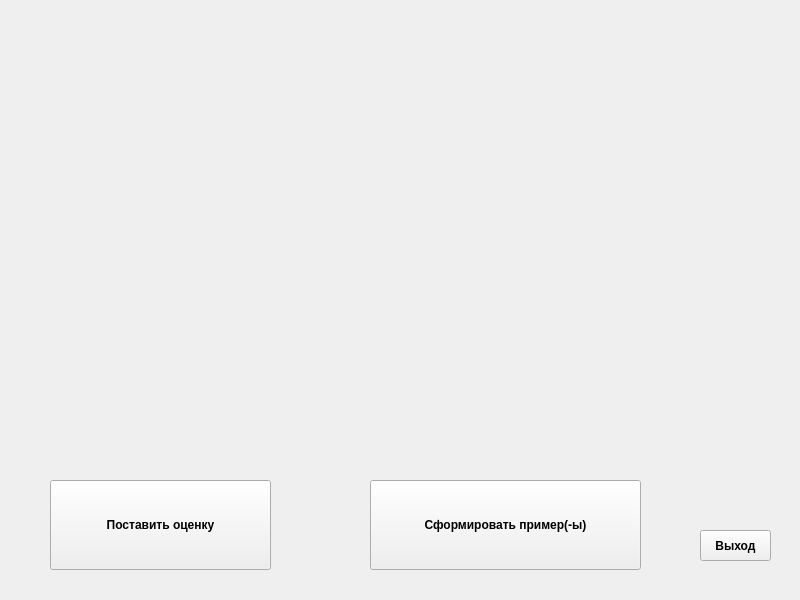
<?xml version="1.0" encoding="UTF-8"?>
<ui version="4.0">
 <class>Teacher</class>
 <widget class="QWidget" name="Teacher">
  <property name="geometry">
   <rect>
    <x>0</x>
    <y>0</y>
    <width>800</width>
    <height>600</height>
   </rect>
  </property>
  <property name="windowTitle">
   <string>Кабинет учителя</string>
  </property>
  <widget class="QPushButton" name="setGrade">
   <property name="geometry">
    <rect>
     <x>50</x>
     <y>480</y>
     <width>221</width>
     <height>90</height>
    </rect>
   </property>
   <property name="sizePolicy">
    <sizepolicy hsizetype="Minimum" vsizetype="Fixed">
     <horstretch>0</horstretch>
     <verstretch>0</verstretch>
    </sizepolicy>
   </property>
   <property name="font">
    <font>
     <family>Arial</family>
     <bold>true</bold>
    </font>
   </property>
   <property name="text">
    <string>Поставить оценку</string>
   </property>
   <property name="default">
    <bool>false</bool>
   </property>
  </widget>
  <widget class="QPushButton" name="pushButton">
   <property name="geometry">
    <rect>
     <x>700</x>
     <y>530</y>
     <width>71</width>
     <height>31</height>
    </rect>
   </property>
   <property name="font">
    <font>
     <family>Arial</family>
     <bold>true</bold>
    </font>
   </property>
   <property name="layoutDirection">
    <enum>Qt::LayoutDirection::RightToLeft</enum>
   </property>
   <property name="text">
    <string>Выход</string>
   </property>
  </widget>
  <widget class="QPushButton" name="makeEquation">
   <property name="geometry">
    <rect>
     <x>370</x>
     <y>480</y>
     <width>271</width>
     <height>90</height>
    </rect>
   </property>
   <property name="sizePolicy">
    <sizepolicy hsizetype="Minimum" vsizetype="Fixed">
     <horstretch>0</horstretch>
     <verstretch>0</verstretch>
    </sizepolicy>
   </property>
   <property name="font">
    <font>
     <family>Arial</family>
     <bold>true</bold>
    </font>
   </property>
   <property name="text">
    <string>Сформировать пример(-ы)</string>
   </property>
   <property name="default">
    <bool>false</bool>
   </property>
  </widget>
 </widget>
 <resources/>
 <connections/>
</ui>
